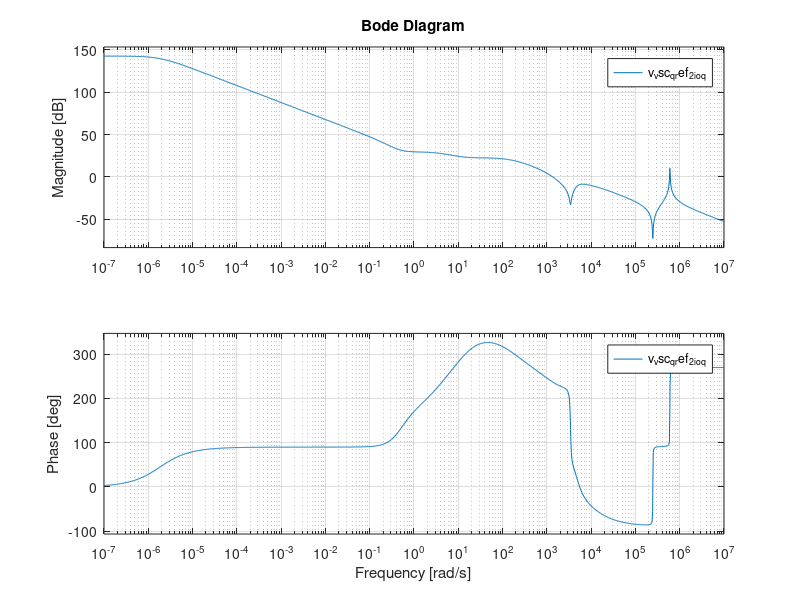

Source code (MATLAB): (Note: this script raises an error after producing the figure.)
clc;close;clear;

T_s = 100e-6;
S_b = 5e6;
P_b = S_b;
Q_b = 0.4*S_b;
V_b = 690;
I_b=S_b/(sqrt(3)*V_b);

f_b = 50;
w_b = f_b*2*pi;


Z_b = V_b^2/S_b;
C_b = 1/(Z_b*w_b);
L_b = Z_b/w_b;

V_m = sqrt(2/3)*V_b;
V_dc = 3*V_m;



%% LCL Filter
I_max = (P_b*sqrt(2))/(3*V_b);
delta_IL_max = (0.1)*I_max;
f_sw = 5e3;


L_f = V_dc/(24*f_sw*delta_IL_max); %LCL filter first Inductor

C_f = (0.066*C_b);                  %LCL filter Capacitor

L_g = 1*L_f; % LCL Filter second inductor

L_f1 = 1.35e-3;
L_g1 = 0.35e-3;
C_f1 = 50e-6;

w_res = sqrt((L_f+L_g)/(L_f*L_g*C_f));
w_res2 = sqrt((L_f1+L_g1)/(L_f1*L_g1*C_f1));
f_res = w_res/(2*pi);
f_res2 = w_res2/(2*pi);

R_f = 0.005*Z_b;
R_g = 0.005*Z_b;
R_d = 0.2;

%% Droop
% mp = ((1.04*w_b)-(0.96*w_b))/S_b;

mp = 0.03*50*2*pi/(S_b); % 0.1 Hz/MW

w_c = 0.1*w_b;

% nq = ((1.2*V_m)-(0.8*V_m))/S_b;

nq = 1*V_m/(S_b); %  kV/MVar
%% PI
ti = 0.3e-3;
tiv = 10*ti;
z_damp = 0.707;

w_nc = 2*f_sw/10;

z = 224;
wmc = sqrt(z*ti^-1);
% 
% Kpc = 10*(2*z_damp*L_f*(w_nc/w_b)-R_f);
% Kic = Kpc*w_nc/(2*z_damp-(R_f*w_b)/(L_f*w_nc));

% Kpc = L_f/ti;
% Kic = R_f/ti;

Kpc = L_f/ti;
Kic = R_f/ti;
% Kpv = C_f*w_res;
Kiv = R_f/tiv;


% w_ni = f_sw*2*pi;
% w_nv = f_sw*2*pi/20;
% 
% Kpc = 2*z_damp*w_ni*L_f-(R_f);
% Kic = L_f*w_ni^2;
% 
% Kpv = 2*z_damp*C_f*w_nv;
% Kiv = C_f*w_nv^2;

fbv = 1/tiv;
wb = 2*pi*fbv;
% 
wcf = 2*pi*f_sw/10;
wz = wcf*0.1;


% Kpc = L_f/(ti);
% Kic = 0.1*fb*Kpc;
% Kic = R_f/(ti);
% Kic = 0.8;

zz = 135;

% zz = 0.15/(1.850*ti);
wm = sqrt(zz*fbv);
% 
Kpv = C_f*wm;
% Kiv = Kic;
% Kpv = ((w_res^2-wcf^2)*wcf)/(w_res^2*(Kpc*wcf+Kic));
% Kiv = wz*Kpv*0.1;
% Kiv = 227;
% Kiv = Kpv*wz*0.1;
% Kiv = r_Lf2/(ti);

% Kpv = C_f*w_res;
% Kiv = R_f/ti;
% 
% Kpc = L_f/ti;
% Kic = R_f/ti;
% 
% Kpv = 0.03;
% Kiv = 2.1;
% 
% Kpc = 0.62;
% Kic = 477.5;

% Kpv = 1;
% Kiv = 1;
% 
% Kpc = 1;
% Kic = 1;
%% Active Droop Model Validation

% Initial Conditions for frequency response analysis
I_o_d = 5700;
I_o_q = -3250;
V_o_d = 598;
V_o_q = 10;
I_L_d = 5700;
I_L_q = -2800;
V_bus_d = 690;
V_bus_q = 150;
delta_phi_0 = 5.9;
r_Lf = R_f;
r_Lg = R_g;
w_0 = w_b;
% delta_phi_0 = 0;

A_P = [0    -mp     0;
       0    -w_c    0;
       0    0       -w_c];

B_P = [0    0   0   0   0   0;
       0    0   w_c*I_o_d   w_c*I_o_q   w_c*V_o_d   w_c*V_o_q;
       0    0   w_c*I_o_q   -w_c*I_o_d  -w_c*V_o_q  w_c*V_o_d];

C_P_w_v = [0    -mp     0;
           0    0       -nq;
           0    0       0];

C_P_v = [0    0       -nq;
         0    0       0];

C_P_w = [0      -mp      0];

D_P = zeros(3,6);


%Phi is the angle of the inverter reference frame seen from an arbitrary
%common reference in which differentiation of phi = -mp*P_filtered
%State space model of Power Controller
inputs_power = {'i_L_d','i_L_2','v_o_d','v_o_q','i_o_d','i_o_q'};
states_power = {'phi','P','Q'}; % P and Q is filtered (P_filtered)
outputs_power = {'w','v_o_d_ref','v_o_q_ref'};

linModel_Power = ss(A_P,B_P,C_P_w_v,D_P, 'statename', states_power, 'Inputname', inputs_power, 'outputname', outputs_power);
tfModel_Power = tf(linModel_Power);

%Open Loop Dynamics
%From input "i_L_d" 
i_L_d_2_w = tf(linModel_Power(1,1)); %to output "w ...."
i_L_d_2_v_o_d_ref = tf(linModel_Power(2,1)); %to output "v_o_d_ref ...."
i_L_d_2_v_o_q_ref = tf(linModel_Power(3,1)); %to output "v_o_q_ref ...."
%From input "i_L_q" 
i_L_q_2_w = tf(linModel_Power(1,2)); %to output "w ...."
i_L_q_2_v_o_d_ref = tf(linModel_Power(2,2)); %to output "v_o_d_ref ...."
i_L_q_2_v_o_q_ref = tf(linModel_Power(3,2)); %to output "v_o_q_ref ...."
%From input "v_o_d" 
v_o_d_2_w = tf(linModel_Power(1,3)); %to output "w ...."
v_o_d_2_v_o_d_ref = tf(linModel_Power(2,3)); %to output "v_o_d_ref ...."
v_o_d_2_v_o_q_ref = tf(linModel_Power(3,3)); %to output "v_o_q_ref ...."
%From input "v_o_q" 
v_o_q_2_w = tf(linModel_Power(1,4)); %to output "w ...."
v_o_q_2_v_o_d_ref = tf(linModel_Power(2,4)); %to output "v_o_d_ref ...."
v_o_q_2_v_o_q_ref = tf(linModel_Power(3,4)); %to output "v_o_q_ref ...."
%From input "i_o_d" 
i_o_d_2_w = tf(linModel_Power(1,5)); %to output "w ...."
i_o_d_2_v_o_d_ref = tf(linModel_Power(2,5)); %to output "v_o_d_ref ...."
i_o_d_2_v_o_q_ref = tf(linModel_Power(3,5)); %to output "v_o_q_ref ...."
%From input "i_o_q"
i_o_q_2_w = tf(linModel_Power(1,6)); %to output "w ...."
i_o_q_2_v_o_d_ref = tf(linModel_Power(2,6)); %to output "v_o_d_ref ...."
i_o_q_2_v_o_q_ref = tf(linModel_Power(3,6)); %to output "v_o_q_ref ...."

polesofv_o_d_2_w = pole(v_o_d_2_w);
zeroofv_o_d_2_w= zero(v_o_d_2_w);
pzmap(v_o_d_2_w);
damp(v_o_d_2_w);
bode(v_o_d_2_w);

%% Voltage Controller

K_iv = Kiv;
K_pv = Kpv;
F = 1;

A_V = zeros(4,4);


B_V1 = [1 0;
        0 1];

B_V2 = [0 0 -1  0   0   0;
        0 0 0   -1  0   0];

B_V = [1    0   0   0   0   0   0   0;
       0    1   0   0   0   0   0   0;
       0    0   -1  0   0   0   0   0;
       0    0   0   -1  0   0   0   0];

C_V = [K_iv 0;
        0   K_iv];

C_VV = [K_iv 0   0   0;
       0   K_iv 0   0;
       0    0   0   0
       0    0   0   0];


D_V1 = [K_pv    0;
        0       K_pv];

D_V2 = [0 0 -K_pv  -w_0*C_f   F   0;
        0 0 w_0*C_f  -K_pv  0   F];

D_V = [K_pv 0   0   0   0   0   0   0;
       0    K_pv    0   0   0   0   0   0;
       0    0   0    0   -K_pv   -w_0*C_f    F   0;
       0    0   0    0   -w_0*C_f    -K_pv   0   F];

%State Space and Transfer Function
inputs_vc = {'v_o_d_ref','v_o_q_ref','i_L_d','i_L_q','v_o_d','v_o_q','i_o_d','i_o_q'};
states_vc = {'error_d','error_q','zırt','pırt'}; %V_o_d_ref - v_o_d
outputs_vc = {'i_L_d_ref','i_L_q_ref','zırto','pırto'};
% 
linModel_vc = ss(A_V,B_V,C_VV,D_V, 'statename', states_vc, 'Inputname', inputs_vc,'outputname', outputs_vc);
tfModel_vc = tf(linModel_vc);

%% Current Controller
K_ic = Kic;
K_pc = Kpc;


A_C = zeros(2,2);

B_C1 = [1 0;
        0 1];

B_C2 = [-1 0 0  0   0   0;
        0 -1 0   0  0   0];

C_C = [K_ic 0;
        0   K_ic];

D_C1 = [K_pc 0;
        0   K_pc];

D_C2 = [-K_pc -w_0*L_f 0  0   0   0;
        w_0*L_f -K_pc 0    0 0   0];

%% Output LCL Filter Dynamics


A_LCL = [-r_Lf/L_f      w_0     -1/L_f          0           0                0;
         -w_0       -r_Lf/L_f       0          -1/L_f       0                0;
         1/C_f      0               0           w_0         -1/C_f           0;
         0          1/C_f           -w_0        0           0               -1/C_f;
         0          0             1/L_g         0           -r_Lg/L_g       w_0;
         0          0               0           1/L_g       -w_0            -r_Lg/L_g];

B_LCL1 =    [1/L_f  0;
            0   1/L_f;
            0       0;
            0       0;
            0       0;
            0       0];

B_LCL2 =   [0       0;
            0       0;
            0       0;
            0       0;
            -1/L_g  0;
            0   1/L_g];

B_LCL3 = [I_L_q;     -I_L_d;   V_o_q;      -V_o_d;      I_o_q;       -I_o_d];

%% Complete Inverter Model

T_s1 = [cosd(delta_phi_0)   -sind(delta_phi_0);
       sind(delta_phi_0)    cosd(delta_phi_0)];
T_ss = inv(T_s1);

T_c = [-I_o_d*sind(delta_phi_0)-I_o_q*cosd(delta_phi_0);
        I_o_d*cosd(delta_phi_0)-I_o_q*sind(delta_phi_0)];

T_v = [-V_bus_d*sind(delta_phi_0)+V_bus_q*cosd(delta_phi_0);   -V_bus_d*cosd(delta_phi_0)-V_bus_q*sind(delta_phi_0)];

% T_v = inv(T_v1);

Z1 = zeros(3,2);
Z2 = zeros(2,2);
Z3 = zeros(3,2);
Z4 = zeros(2,2);
Z5 = zeros(2,2);
Z6 = zeros(7,2);
Z7 = zeros(2,10);

% A_INV_3to13 = cat(2,A_P,Z1,Z3,B_P);
% A_INV_5to13 = cat(2,B_V1*C_P_v,Z2,Z4,B_V2);
C_inv_w = [C_P_w   0   0   0    0   0   0   0   0   0   0];
C_inv_c = [T_c  Z7   T_s1];


A_INV = [A_P                                        Z1                  Z3                   B_P;                                          
         B_V1*C_P_v                                 Z2                  Z2                  B_V2;
         B_C1*D_V1*C_P_v                            B_C1*C_V            Z5                   B_C1*D_V2+B_C2;
         (B_LCL1*D_C1*D_V1*C_P_v)+(B_LCL2*T_v)+(B_LCL3*C_P_w)    B_LCL1*D_C1*C_V     B_LCL1*C_C           A_LCL+(B_LCL1*(D_C1*D_V2+D_C2))];


B_INV = [Z6;
         B_LCL2*T_ss];
 
C_INV = [C_inv_w;
        C_inv_c];

D_INV = zeros(3,2);

%State Space and Transfer Function of Grid Forming Model
% Xvd & Xvq stands for voltage controller PI states for 'd' and 'q' frames
% Xcd % Xcq stands for current controller PI states for 'd' and 'q' frames
inputs_inverter = {'v_vsc_d_ref','v_vsc_q_ref'};
states_inverter = {'delta_phi','delta_P','delta_Q','Xvd','Xvq','Xcd','Xcq','i_L_d','i_L_q','v_o_d','v_o_q','i_o_d','i_o_q'}; %V_o_d_ref - v_o_d
outputs_inverter = {'delta_w','i_o_d','i_o_q'};
% Linear and Transfer Function Model
linModel_inverter = ss(A_INV,B_INV,C_INV,D_INV, 'statename', states_inverter, 'Inputname', inputs_inverter,'outputname', outputs_inverter);
tfModel_inverter = tf(linModel_inverter);

%Open Loop Dynamics
%From input "v_vsc_d_ref" 
v_vsc_d_ref_2_delta_w = tf(linModel_inverter(1,1)); %to output "delta_w ...."
v_vsc_d_ref_2_i_o_d = tf(linModel_inverter(2,1)); %to output "i_o_d ...."
v_vsc_d_ref_2_i_o_q = tf(linModel_inverter(3,1)); %to output "i_o_q ...."
%From input "v_vsc_q_ref" 
v_vsc_q_ref_2_delta_w = tf(linModel_inverter(1,2)); %to output "delta_w ...."
v_vsc_q_ref_2_i_o_d = tf(linModel_inverter(2,2)); %to output "i_o_d ...."
v_vsc_q_ref_2_i_o_q = tf(linModel_inverter(3,2)); %to output "i_o_q ...."

% Frequency Response and root analysis
polesofv_vsc_d_ref_2_delta_w = pole(v_vsc_d_ref_2_delta_w);
zeroofv_vsc_d_ref_2_delta_w= zero(v_vsc_d_ref_2_delta_w);
pzmap(v_vsc_d_ref_2_delta_w);
damp(v_vsc_d_ref_2_delta_w);
bode(v_vsc_d_ref_2_delta_w);

polesofv_vsc_d_ref_2_i_o_d = pole(v_vsc_d_ref_2_i_o_d);
zeroofv_vsc_d_ref_2_i_o_d= zero(v_vsc_d_ref_2_i_o_d);
pzmap(v_vsc_d_ref_2_i_o_d);
damp(v_vsc_d_ref_2_i_o_d);
bode(v_vsc_d_ref_2_i_o_d);

polesofv_vsc_d_ref_2_i_o_q = pole(v_vsc_d_ref_2_i_o_q);
zeroofv_vsc_d_ref_2_i_o_q= zero(v_vsc_d_ref_2_i_o_q);
pzmap(v_vsc_d_ref_2_i_o_q);
damp(v_vsc_d_ref_2_i_o_q);
bode(v_vsc_d_ref_2_i_o_q);

polesofv_vsc_q_ref_2_delta_w = pole(v_vsc_q_ref_2_delta_w);
zeroofv_vsc_q_ref_2_delta_w= zero(v_vsc_q_ref_2_delta_w);
pzmap(v_vsc_q_ref_2_delta_w);
damp(v_vsc_q_ref_2_delta_w);
bode(v_vsc_q_ref_2_delta_w);

polesofv_vsc_q_ref_2_i_o_d = pole(v_vsc_q_ref_2_i_o_d);
zeroofv_vsc_q_ref_2_i_o_d= zero(v_vsc_q_ref_2_i_o_d);
pzmap(v_vsc_q_ref_2_i_o_d);
damp(v_vsc_q_ref_2_i_o_d);
bode(v_vsc_q_ref_2_i_o_d);

polesofv_vsc_q_ref_2_i_o_q = pole(v_vsc_q_ref_2_i_o_q);
zeroofv_vsc_q_ref_2_i_o_q= zero(v_vsc_q_ref_2_i_o_q);
pzmap(v_vsc_q_ref_2_i_o_q);
damp(v_vsc_q_ref_2_i_o_q);
bode(v_vsc_q_ref_2_i_o_q);

%Design of the LQR Controller

Q_lqr = [1  0   0   0   0   0   0   0   0   0   0   0   0;
         0  0.5   0   0   0   0   0   0   0   0   0   0   0;
         0  0   0.5   0   0   0   0   0   0   0   0   0   0;
         0  0   0   0.5   0   0   0   0   0   0   0   0   0;
         0  0   0   0   1   0   0   0   0   0   0   0   0;
         0  0   0   0   0   1   0   0   0   0   0   0   0;
         0  0   0   0   0   0   1   0   0   0   0   0   0;
         0  0   0   0   0   0   0   1   0   0   0   0   0;
         0  0   0   0   0   0   0   0   1   0   0   0   0;
         0  0   0   0   0   0   0   0   0   1   0   0   0;
         0  0   0   0   0   0   0   0   0   0   1   0   0;
         0  0   0   0   0   0   0   0   0   0   0   1   0;
         0  0   0   0   0   0   0   0   0   0   0   0   1];

R_lqr = [1  0;
         0  1];
%          0  0;
%          0  0;
%          0  0;
%          0  0;
%          0  0;
%          0  0;
%          0  0;
%          0  0;
%          0  0;
%          0  0;
%          0  0];

% polesofsystem = pole(linModel_inverter);
% Kacker = acker(A_INV,B_INV,polesofsystem(7));

[K,S,CLP] = lqr(linModel_inverter,Q_lqr,R_lqr);

G1 = inv(A_INV-B_INV*K);
G2 = C_INV*G1*B_INV;

G3 = -pinv(G2);
% G3 = inv(G2);
% G = -inv(C_INV*G1*B_INV);

sys2 = ss(A_INV-B_INV*K,B_INV,C_INV,D_INV);
step(sys2);
bode(sys2);
%% Controller
% Complete Inverter Model
V_vsc_d = V_bus_d;
V_vsc_q = V_bus_q;

Iggd = I_o_d;
Iggq = I_o_q;
Vgfd = V_o_d;
Vgfq = V_o_q;
w_1 = w_b;
Vn = V_b;
Kqp = nq;
Kqi = nq;
Igid = I_L_d;
Igiq = I_L_q;
Vgid = V_vsc_d;
Vgiq = V_vsc_q;
Dp = 10;
H = 5;
Dq = 10;

A_inv = zeros(15,15);
B_inv = zeros(15,4);
C_inv = zeros(2,15);
D_inv = zeros(2,4);


A_inv(1,1) = -Dp/(2*H);     A_inv(1,2) = (3*((Iggd*Vgfq)-(Iggq*Vgfd)-(Iggd*Vgfq)+(Iggq*Vgfd)))/(2*S_b);     A_inv(1,3) = 0;     A_inv(1,4) = 0;     A_inv(1,5) = 0;     A_inv(1,6) = 0;     A_inv(1,7) = 0;     A_inv(1,8) = 0;
A_inv(1,9) = 0;             A_inv(1,10) = 0;         A_inv(1,11) = 0;    A_inv(1,12) = -(3*Iggd)/(2*S_b);   A_inv(1,13) = -(3*Iggq)/(2*S_b);        A_inv(1,14) = -(3*Vgfd)/(2*S_b);        A_inv(1,15) = -(3*Vgfq)/(2*S_b);

A_inv(2,1) = w_1/(2*H);     A_inv(2,2) = 0;          A_inv(2,3) = 0;     A_inv(2,4) = 0;     A_inv(2,5) = 0;     A_inv(2,6) = 0;     A_inv(2,7) = 0;     A_inv(2,8) = 0;
A_inv(2,9) = 0;             A_inv(2,10) = 0;         A_inv(2,11) = 0;    A_inv(2,12) = 0;   A_inv(1,13) = 0;     A_inv(1,14) = 0;    A_inv(1,15) = 0;

A_inv(3,1) = 0;             A_inv(3,2) = (3*((Iggd*Vgfd)+(Iggq*Vgfq)-(Iggd*Vgfd)-(Iggq*Vgfq)))/(2*S_b);     A_inv(3,3) = -Dq*Kqi;     A_inv(3,4) = 0;     A_inv(3,5) = 0;     A_inv(3,6) = 0;     A_inv(3,7) = 0;     A_inv(3,8) = 0;
A_inv(3,9) = 0;             A_inv(3,10) = 0;         A_inv(3,11) = 0;    A_inv(3,12) = (3*Iggq)/(2*S_b);   A_inv(3,13) = -(3*Iggd)/(2*S_b);        A_inv(3,14) = -(3*Vgfq)/(2*S_b);        A_inv(3,15) = (3*Vgfd)/(2*S_b);

A_inv(4,1) = 0;             A_inv(4,2) = -Vgfq;      A_inv(4,3) = Kqi*Vn;     A_inv(4,4) = 0;     A_inv(4,5) = 0;     A_inv(4,6) = 0;     A_inv(4,7) = 0;     A_inv(4,8) = 0;
A_inv(4,9) = 0;             A_inv(4,10) = 0;         A_inv(4,11) = 0;         A_inv(4,12) = -1;   A_inv(4,13) = 0;        A_inv(4,14) = 0;        A_inv(4,15) = (3*Kqp*Vgfd*Vn)/(2*S_b);

A_inv(5,1) = 0;             A_inv(5,2) = Vgfd;       A_inv(5,3) = 0;          A_inv(5,4) = Kiv;     A_inv(5,5) = 0;     A_inv(5,6) = 0;     A_inv(5,7) = 0;     A_inv(5,8) = 0;
A_inv(5,9) = 0;             A_inv(5,10) = -1;         A_inv(5,11) = 0;         A_inv(5,12) = 0;     A_inv(5,13) = -1;        A_inv(5,14) = 0;        A_inv(5,15) = 0;

A_inv(6,1) = 0;             A_inv(6,2) = -Kpv*Vgfq-Igiq;       A_inv(6,3) = Kqi*Kpv*Vn;          A_inv(6,4) = 0;     A_inv(6,5) = Kiv;     A_inv(6,6) = 0;     A_inv(6,7) = 0;     A_inv(6,8) = 0;
A_inv(6,9) = 0;             A_inv(6,10) = 0;         A_inv(6,11) = -1;         A_inv(6,12) = -Kpv;     A_inv(6,13) = 0;        A_inv(6,14) = 0;        A_inv(6,15) = 0;

A_inv(7,1) = 0;             A_inv(7,2) = Kpv*Vgfd-Igid;       A_inv(7,3) = 0;          A_inv(7,4) = 8*Kpc*Kiv/(3*T_s);     A_inv(7,5) = 0;     A_inv(7,6) = 8*Kic/(3*T_s);     A_inv(7,7) = 0;     A_inv(7,8) = -4/(3*T_s);
A_inv(7,9) = 0;             A_inv(7,10) = -(8*Kpc)/(3*T_s);         A_inv(7,11) = 0;         A_inv(7,12) = 0;     A_inv(7,13) = -Kpv;        A_inv(7,14) = 0;        A_inv(7,15) = 0;

A_inv(8,1) = 0;             A_inv(8,2) = -(8*Kpc)*(Kpv*Vgfq+Igiq)/(3*T_s);       A_inv(8,3) = (8*Kpc*Kqi*Kpv*Vn)/(3*T_s);          A_inv(8,4) = 0;     A_inv(8,5) = 8*Kpc*Kiv/(3*T_s);     A_inv(8,6) = 0;     A_inv(8,7) = 8*Kic/(3*T_s);     A_inv(8,8) = 0;
A_inv(8,9) = -4/(3*T_s);    A_inv(8,10) = 0;         A_inv(8,11) = -(8*Kpc)/(3*T_s);         A_inv(8,12) = -(8*Kpc*Kpv)/(3*T_s);     A_inv(8,13) = 0;        A_inv(8,14) = 0;        A_inv(8,15) = 0;

A_inv(9,1) = 0;             A_inv(9,2) = ((8*Kpc)*((Kpv*Vgfd)+Igid))/(3*T_s);       A_inv(9,3) = 0;          A_inv(9,4) = -(Kpc*Kiv)/L_f;     A_inv(9,5) = 0;     A_inv(9,6) = -Kic/L_f;     A_inv(9,7) = 0;     A_inv(9,8) = 1/L_f;
A_inv(9,9) = 0;             A_inv(9,10) = Kpc/L_f;         A_inv(9,11) = w_1;         A_inv(9,12) = 0;     A_inv(9,13) = -(8*Kpc*Kpv)/(3*T_s);        A_inv(9,14) = 0;        A_inv(9,15) = 0;

A_inv(10,1) = 0;            A_inv(10,2) = ((Igiq*Kpc)-Vgiq+(Kpc*Kpv*Vgfq))/(L_f);       A_inv(10,3) = -(Kpc*Kqi*Kpv*Vn)/L_f;          A_inv(10,4) = 0;     A_inv(10,5) = -(Kpc*Kiv)/L_f;     A_inv(10,6) = 0;     A_inv(10,7) = -Kic/L_f;     A_inv(10,8) = 0;
A_inv(10,9) = 1/L_f;        A_inv(10,10) = -w_1;         A_inv(10,11) = Kpc/L_f;         A_inv(10,12) = ((Kpc*Kpv)-1)/L_f;     A_inv(10,13) = 0;        A_inv(10,14) = 0;        A_inv(10,15) = 0;

A_inv(11,1) = 0;            A_inv(11,2) = -((Igid*Kpc)-Vgid+(Kpc*Kpv*Vgfd))/(L_f);       A_inv(11,3) = 0;          A_inv(11,4) = 0;     A_inv(11,5) = 0;     A_inv(11,6) = 0;     A_inv(11,7) = 0;     A_inv(11,8) = 0;
A_inv(11,9) = 0;            A_inv(11,10) = 1/C_f;         A_inv(11,11) = 0;         A_inv(11,12) = 0;     A_inv(11,13) = ((Kpc*Kpv)-1)/L_f;        A_inv(11,14) = 0;        A_inv(11,15) = 0;

A_inv(12,1) = 0;            A_inv(12,2) = 0;       A_inv(12,3) = 0;          A_inv(12,4) = 0;     A_inv(12,5) = 0;     A_inv(12,6) = 0;     A_inv(12,7) = 0;     A_inv(12,8) = 0;
A_inv(12,9) = 0;            A_inv(12,10) = 0;         A_inv(12,11) = 1/C_f;         A_inv(12,12) = 0;     A_inv(12,13) = w_1;        A_inv(12,14) = -1/C_f;        A_inv(12,15) = 0;

A_inv(13,1) = 0;            A_inv(13,2) = 0;       A_inv(13,3) = 0;          A_inv(13,4) = 0;     A_inv(13,5) = 0;     A_inv(13,6) = 0;     A_inv(13,7) = 0;     A_inv(13,8) = 0;
A_inv(13,9) = 0;            A_inv(13,10) = 0;         A_inv(13,11) = 0;         A_inv(13,12) = -w_1;     A_inv(13,13) = 0;        A_inv(13,14) = 0;        A_inv(13,15) = -1/C_f;

A_inv(14,1) = 0;            A_inv(14,2) = 0;       A_inv(14,3) = 0;          A_inv(14,4) = 0;     A_inv(14,5) = 0;     A_inv(14,6) = 0;     A_inv(14,7) = 0;     A_inv(14,8) = 0;
A_inv(14,9) = 0;            A_inv(14,10) = 0;         A_inv(14,11) = 0;         A_inv(14,12) = 1/L_g;     A_inv(14,13) = 0;        A_inv(14,14) = 0;        A_inv(14,15) = w_1;

A_inv(15,1) = 0;            A_inv(15,2) = 0;       A_inv(15,3) = 0;          A_inv(15,4) = 0;     A_inv(15,5) = 0;     A_inv(15,6) = 0;     A_inv(15,7) = 0;     A_inv(15,8) = 0;
A_inv(15,9) = 0;            A_inv(15,10) = 0;         A_inv(15,11) = 0;         A_inv(15,12) = 0;     A_inv(15,13) = 1/L_g;        A_inv(15,14) = -w_1;        A_inv(15,15) = 0;


B_inv(1,1) = 1;
B_inv(3,3) = -w_1;
B_inv(4,2) = 1;
B_inv(14,3) = -1/L_g;
B_inv(15,4) = -1/L_g;

C_inv(1,2) = 3*((Iggd*Vgfq)-(Iggq*Vgfd)-(Iggd*Vgfq)+(Iggq*Vgfd))/2;
C_inv(2,2) = (3*((Iggd*Vgfd)-(Iggq*Vgfq)-(Iggd*Vgfd)+(Iggq*Vgfq)))/(2*S_b);
C_inv(1,12) = 3*Iggd/2;     C_inv(1,13) = 3*Iggq/2;     C_inv(1,14) = 3*Vgfd/2;     C_inv(1,15) = 3*Vgfq/2;
C_inv(2,12) = -3*Iggq/2;     C_inv(2,13) = 3*Iggd/2;     C_inv(2,14) = 3*Vgfq/2;     C_inv(2,15) = -3*Vgfd/2;

%State Space and Transfer Function of Grid Forming Model
% Xvd & Xvq stands for voltage controller PI states for 'd' and 'q' frames
% Xcd % Xcq stands for current controller PI states for 'd' and 'q' frames
inputs_inverter2 = {'delta_Pg_ref_pu','delta_Qg_ref_pu','delta_V_out_d','delta_V_out_q'};
states_inverter2 = {'delta_X_pe','delta_phi','delta_X_qe','Xvd','Xvq','Xcd','Xcq','Xdd','Xdq','i_L_d','i_L_q','v_o_d','v_o_q','i_o_d','i_o_q'}; %V_o_d_ref - v_o_d
outputs_inverter2 = {'delta_Pg_c','delta_Qg_c'};
% Linear and Transfer Function Model
linModel_inverter2 = ss(A_inv,B_inv,C_inv,D_inv, 'statename', states_inverter2, 'Inputname', inputs_inverter2,'outputname', outputs_inverter2);
tfModel_inverter2 = tf(linModel_inverter2);

%Open Loop Dynamics
%From input "delta_Pg_ref_pu" 
delta_Pg_ref_pu_2_delta_Pg_c = tf(linModel_inverter(1,1)); %to output "delta_Pg_c ...."
delta_Pg_ref_pu_2_delta_Qg_ = tf(linModel_inverter(2,1)); %to output "delta_Qg_c ...."

%From input "delta_Qg_ref_pu" 
delta_Qg_ref_pu_2_delta_Pg_c = tf(linModel_inverter(1,2)); %to output "delta_Pg_c ...."
delta_Qg_ref_pu_2_delta_Qg_c = tf(linModel_inverter(2,2)); %to output "delta_Qg_c ...."

%From input "delta_V_out_d" 
delta_V_out_d_pu_2_delta_Pg_c = tf(linModel_inverter(1,2)); %to output "delta_Pg_c ...."
delta_V_out_d_pu_2_delta_Qg_c = tf(linModel_inverter(2,2)); %to output "delta_Qg_c ...."

%From input "delta_V_out_q" 
delta_V_out_q_pu_2_delta_Pg_c = tf(linModel_inverter(1,2)); %to output "delta_Pg_c ...."
delta_V_out_q_pu_2_delta_Qg_c = tf(linModel_inverter(2,2)); %to output "delta_Qg_c ...."

% Frequency Response and root analysis
polesofdelta_Pg_ref_pu_2_delta_Pg_c = pole(delta_Pg_ref_pu_2_delta_Pg_c);
zeroofdelta_Pg_ref_pu_2_delta_Pg_c= zero(delta_Pg_ref_pu_2_delta_Pg_c);
pzmap(delta_Pg_ref_pu_2_delta_Pg_c);
damp(delta_Pg_ref_pu_2_delta_Pg_c);
bode(delta_Pg_ref_pu_2_delta_Pg_c);

polesofdelta_Pg_ref_pu_2_delta_Qg_ = pole(delta_Pg_ref_pu_2_delta_Qg_);
zeroofdelta_Pg_ref_pu_2_delta_Qg_= zero(delta_Pg_ref_pu_2_delta_Qg_);
pzmap(delta_Pg_ref_pu_2_delta_Qg_);
damp(delta_Pg_ref_pu_2_delta_Qg_);
bode(delta_Pg_ref_pu_2_delta_Qg_);

polesofdelta_Qg_ref_pu_2_delta_Pg_c = pole(delta_Qg_ref_pu_2_delta_Pg_c);
zeroofdelta_Qg_ref_pu_2_delta_Pg_c= zero(delta_Qg_ref_pu_2_delta_Pg_c);
pzmap(delta_Qg_ref_pu_2_delta_Pg_c);
damp(delta_Qg_ref_pu_2_delta_Pg_c);
bode(delta_Qg_ref_pu_2_delta_Pg_c);

polesofdelta_Qg_ref_pu_2_delta_Qg_c = pole(delta_Qg_ref_pu_2_delta_Qg_c);
zeroofdelta_Qg_ref_pu_2_delta_Qg_c= zero(delta_Qg_ref_pu_2_delta_Qg_c);
pzmap(delta_Qg_ref_pu_2_delta_Qg_c);
damp(delta_Qg_ref_pu_2_delta_Qg_c);
bode(delta_Qg_ref_pu_2_delta_Qg_c);

polesofdelta_V_out_d_pu_2_delta_Pg_c = pole(delta_V_out_d_pu_2_delta_Pg_c);
zeroofdelta_V_out_d_pu_2_delta_Pg_c= zero(delta_V_out_d_pu_2_delta_Pg_c);
pzmap(delta_V_out_d_pu_2_delta_Pg_c);
damp(delta_V_out_d_pu_2_delta_Pg_c);
bode(delta_V_out_d_pu_2_delta_Pg_c);

polesofdelta_V_out_d_pu_2_delta_Qg_c = pole(delta_V_out_d_pu_2_delta_Qg_c);
zeroofdelta_V_out_d_pu_2_delta_Qg_c= zero(delta_V_out_d_pu_2_delta_Qg_c);
pzmap(delta_V_out_d_pu_2_delta_Qg_c);
damp(delta_V_out_d_pu_2_delta_Qg_c);
bode(delta_V_out_d_pu_2_delta_Qg_c);

polesofdelta_V_out_q_pu_2_delta_Pg_c = pole(delta_V_out_q_pu_2_delta_Pg_c);
zeroofdelta_V_out_q_pu_2_delta_Pg_c= zero(delta_V_out_q_pu_2_delta_Pg_c);
pzmap(delta_V_out_q_pu_2_delta_Pg_c);
damp(delta_V_out_q_pu_2_delta_Pg_c);
bode(delta_V_out_q_pu_2_delta_Pg_c);

polesofdelta_V_out_q_pu_2_delta_Qg_c = pole(delta_V_out_q_pu_2_delta_Qg_c);
zeroofdelta_V_out_q_pu_2_delta_Qg_c= zero(delta_V_out_q_pu_2_delta_Qg_c);
pzmap(delta_V_out_q_pu_2_delta_Qg_c);
damp(delta_V_out_q_pu_2_delta_Qg_c);
bode(delta_V_out_q_pu_2_delta_Qg_c);


Q_lqr2 = [1  0   0   0   0   0   0   0   0   0   0   0   0  0   0;
         0  0.5   0   0   0   0   0   0   0   0   0   0   0 0   0;
         0  0   0.5   0   0   0   0   0   0   0   0   0   0 0   0;
         0  0   0   0.5   0   0   0   0   0   0   0   0   0 0   0;
         0  0   0   0   1   0   0   0   0   0   0   0   0   0   0;
         0  0   0   0   0   1   0   0   0   0   0   0   0   0   0;
         0  0   0   0   0   0   1   0   0   0   0   0   0   0   0;
         0  0   0   0   0   0   0   1   0   0   0   0   0   0   0;
         0  0   0   0   0   0   0   0   1   0   0   0   0   0   0;
         0  0   0   0   0   0   0   0   0   1   0   0   0   0   0;
         0  0   0   0   0   0   0   0   0   0   1   0   0   0   0;
         0  0   0   0   0   0   0   0   0   0   0   1   0   0   0;
         0  0   0   0   0   0   0   0   0   0   0   0   1   0   0;
         0  0   0   0   0   0   0   0   0   0   0   0   0   1   0;
         0  0   0   0   0   0   0   0   0   0   0   0   0   0   1];

R_lqr2 = [1  0  0   0;
         0  1   0   0;
         0  0   1   0;
         0  0   0   1];

[K1,S1,CLP1] = lqr(linModel_inverter2,Q_lqr2,R_lqr2);

G11 = inv(A_inv-B_inv*K1);
G22 = C_inv*G11*B_inv;
% inv(G22);
G33 = -pinv(G22);
% G3 = inv(G2);
% G = -1*inv(C_inv*G11*B_inv);

sys3 = ss(A_inv-B_inv*K1,B_inv,C_inv,D_inv);
step(sys3);